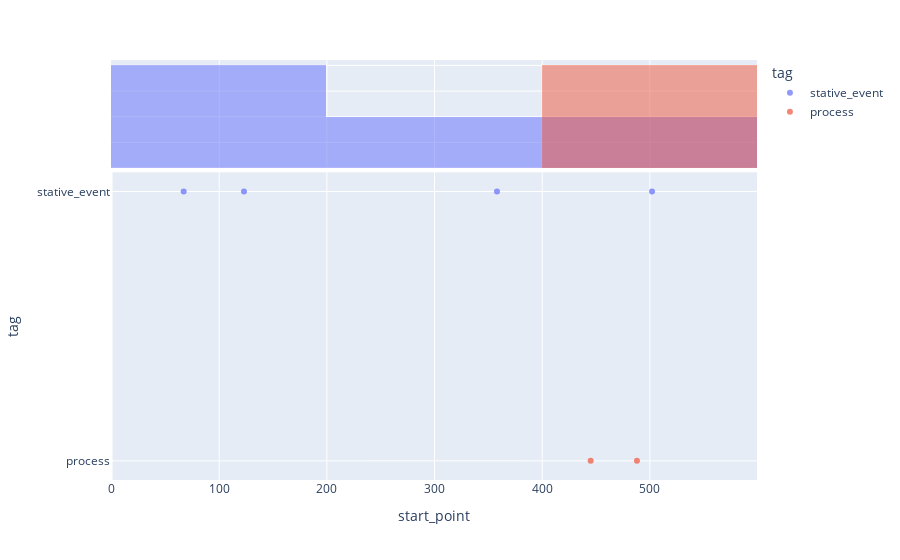

The notebook cell this image was saved under:
### Markdown cell above
## Plot Annotations for specified Annotation Collection <a class="anchor" id="4-bullet"></a>
The annotations of single annotation collections can be plotted as interactive [Plotly](https://plotly.com/python/) plot, too.
The annotations can be explored with respect to
- their tag: y-axis
- their text position: x-axis
- the annotated text passages: mouse over
- their properties: mouse over

### Code cell
my_project.ac_dict['ac_2'].plot_annotation_overview()

### Figure 1 — Plotly figure (JSON) as saved in the notebook; plotly's stock layout.template omitted (floating-point values rounded to 4 significant figures)
{"data": [{"customdata": [["<I><br>Es war an einem Sonntagvormittag im schönsten Frühjahr.<br></I>", ["no"], ["no"], ["nan"], ["nan"]], ["<I><br>Georg Bendemann, ein junger Kaufmann, saß in seinem Privatzimmer im<br>ersten Stock eines der niedrigen, leichtgebauten Häuser, die entlang des<br>Flusses in einer langen Reihe, fast nur in der Höhe<br>und Färbung unterschieden, sich hinzogen<br></I>", ["no"], ["no"], ["nan"], ["nan"]], ["<I><br>Er hatte gerade einen Brief an einen sich im Ausland<br>befindenden Jugendfreund beendet<br></I>", ["no"], ["no"], ["nan"], ["nan"]], ["<I><br>den Ellbogen auf den Schreibtisch gestützt<br></I>", ["no"], ["no"], ["nan"], ["nan"]]], "hovertemplate": "tag=%{y}<br>start_point=%{x}<br>ANNOTATION=%{customdata[0]}<br>prop:unpredictable=%{customdata[1]}<br>prop:mental=%{customdata[2]}<br>prop:persistent=%{customdata[3]}<br>prop:intentional=%{customdata[4]}<extra></extra>", "legendgroup": "stative_event", "marker": {"color": "#636efa", "opacity": 0.7, "symbol": "circle"}, "mode": "markers", "name": "stative_event", "orientation": "h", "showlegend": true, "type": "scatter", "x": [67, 123, 358, 502], "xaxis": "x", "y": ["stative_event", "stative_event", "stative_event", "stative_event"], "yaxis": "y"}, {"alignmentgroup": "True", "bingroup": "x", "hovertemplate": "tag=stative_event<br>start_point=%{x}<br>count=%{y}<extra></extra>", "legendgroup": "stative_event", "marker": {"color": "#636efa"}, "name": "stative_event", "offsetgroup": "stative_event", "opacity": 0.5, "showlegend": false, "type": "histogram", "x": [67, 123, 358, 502], "xaxis": "x2", "yaxis": "y2"}, {"customdata": [["<I><br>verschloß ihn in spielerischer Langsamkeit<br></I>", ["no"], ["no"], ["no"], ["no"]], ["<I><br>und sah dann aus dem Fenster auf den Fluß, die<br>Brücke und die Anhöhen am anderen Ufer mit ihrem schwachen<br>Grün<br></I>", ["no"], ["yes"], ["no"], ["yes"]]], "hovertemplate": "tag=%{y}<br>start_point=%{x}<br>ANNOTATION=%{customdata[0]}<br>prop:unpredictable=%{customdata[1]}<br>prop:mental=%{customdata[2]}<br>prop:persistent=%{customdata[3]}<br>prop:intentional=%{customdata[4]}<extra></extra>", "legendgroup": "process", "marker": {"color": "#EF553B", "opacity": 0.7, "symbol": "circle"}, "mode": "markers", "name": "process", "orientation": "h", "showlegend": true, "type": "scatter", "x": [445, 488], "xaxis": "x", "y": ["process", "process"], "yaxis": "y"}, {"alignmentgroup": "True", "bingroup": "x", "hovertemplate": "tag=process<br>start_point=%{x}<br>count=%{y}<extra></extra>", "legendgroup": "process", "marker": {"color": "#EF553B"}, "name": "process", "offsetgroup": "process", "opacity": 0.5, "showlegend": false, "type": "histogram", "x": [445, 488], "xaxis": "x2", "yaxis": "y2"}], "layout": {"barmode": "overlay", "legend": {"title": {"text": "tag"}, "tracegroupgap": 0}, "margin": {"t": 60}, "xaxis": {"anchor": "y", "domain": [0, 1], "title": {"text": "start_point"}}, "xaxis2": {"anchor": "y2", "domain": [0, 1], "matches": "x", "showgrid": true, "showticklabels": false}, "yaxis": {"anchor": "x", "categoryarray": ["process", "stative_event"], "categoryorder": "array", "domain": [0, 0.7326], "title": {"text": "tag"}}, "yaxis2": {"anchor": "x2", "categoryarray": ["process", "stative_event"], "categoryorder": "array", "domain": [0.7426, 1], "matches": "y2", "showgrid": true, "showline": false, "showticklabels": false, "ticks": ""}}}
